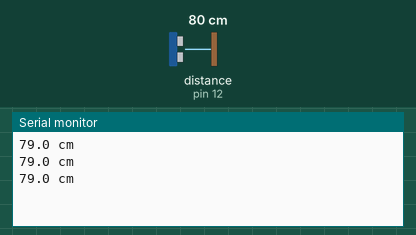
Simulated run of this sketch. Board: Arduino Uno, built with avr-gcc and run on an emulated ATmega328P. Shown: the last lines printed to the serial monitor. Wiring (inferred from the names in the program): ultrasonic range finder: trigger pin 13; echo pin 12. Inputs (shaded band) come from the test bench; at power-on: distance to the obstacle (sensor on pin 12) 80 cm. The echo pulse lasts 58.3 µs per cm.

Above: at 1.3 s.
1.4 s: distance to the obstacle (sensor on pin 12) set to 2 cm
At 1.9 s:
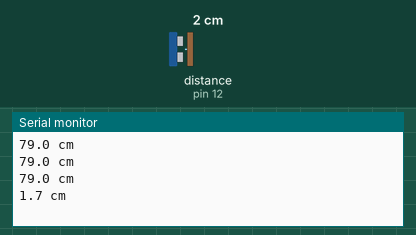
2.9 s: distance to the obstacle (sensor on pin 12) set to 4 cm
At 3.4 s:
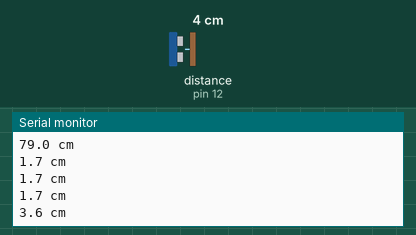
Timing chart, 0 to 5.9 s (numbered marks = the images above; inputs shaded):
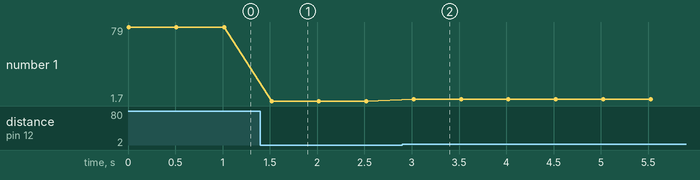

Measured:
- after the input at 1.4 s, the serial monitor: prints a new line after 0.12 s (image 1)
- after the input at 2.9 s, the serial monitor: prints a new line after 0.12 s (image 2)
- plotted number 1: 79 → 1.7 after the input at 1.4 s, 1.7 → 3.6 after the input at 2.9 s

The sketch:

proj1.ino
```cpp
//Esse na verdade é o projeto 4
#define trigPin 13
#define echoPin 12
float distancia; unsigned long tempo;


void setup() {
  Serial.begin(9600);
  pinMode(trigPin, OUTPUT);
  pinMode(echoPin, INPUT);
}

void loop() {
  digitalWrite(trigPin, LOW);
  delayMicroseconds(2);
  digitalWrite(trigPin, HIGH);
  delayMicroseconds(10);
  digitalWrite(trigPin, LOW);

  tempo = pulseIn(echoPin, HIGH);
  distancia = 0.0340*(tempo/2);
  Serial.print(distancia, 1);
  Serial.println(" cm");

  delay(500);
}
```
